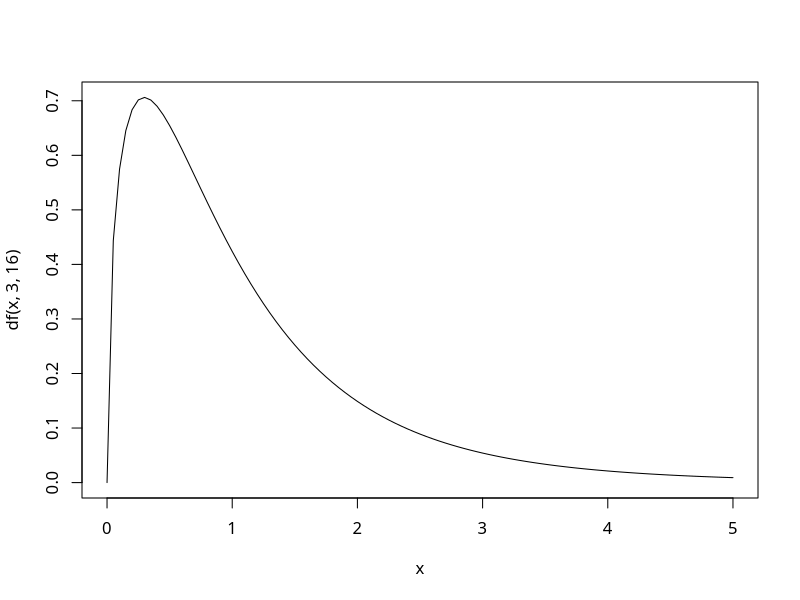
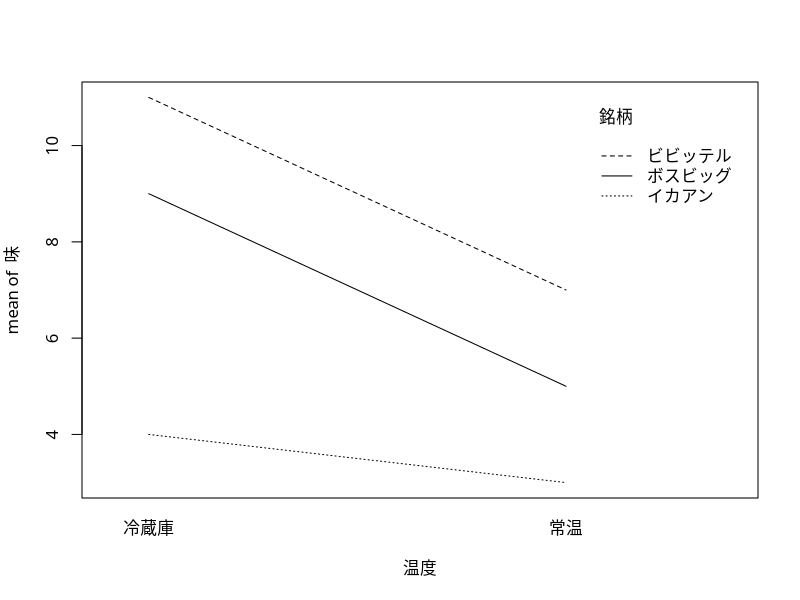
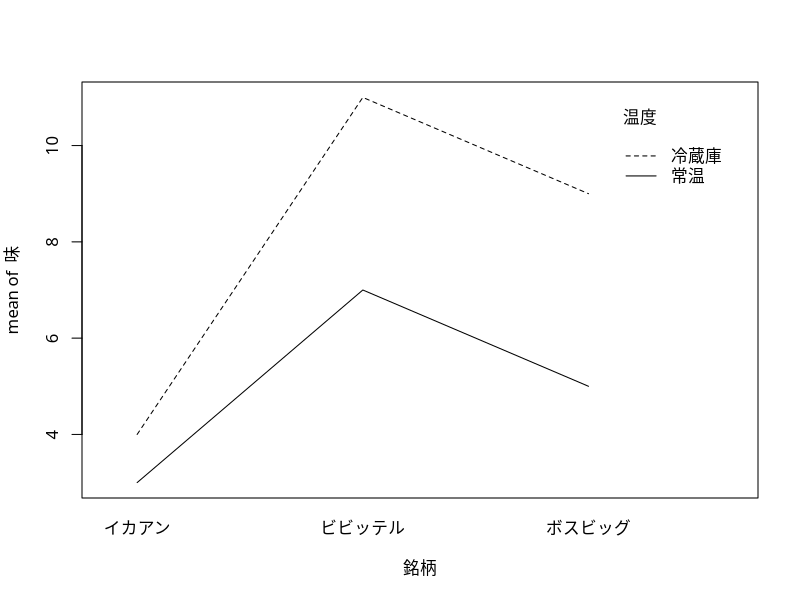

Here is the R script that generated these plots, in order:
par(family= "HiraKakuProN-W3")

# oneway.test: 一元配置分散分析のみ実行可能
# aov: 最も一般的
# anova: 複数のモデルの比較など高度な分析に対応


# 一元配置分散分析(対応なし)
A <- c(15, 9, 18, 14, 18)
B <- c(13, 8, 8, 12, 7)
C <- c(10, 6, 11, 7, 12)
D <- c(10, 7, 3, 5, 7)
統計テスト2 <- c(A, B, C, D)
指導法 <- c(rep("A",5),rep("B",5),rep("C",5),rep("D",5))
指導法2 <- factor(指導法) # 文字型->要因型
oneway.test(統計テスト2~指導法2,var.equal=TRUE) # t検定や分散分析では分散の等質性が満たされていなくても結果にあまり影響しない
summary(aov(統計テスト2~指導法2))
anova(lm(統計テスト2~指導法2))

全データ <- cbind(A, B, C, D)
群平均 <- colMeans(全データ)
全平均 <- mean(全データ)
全平均行列 <- matrix(rep(全平均,20),nrow=5,ncol=4)
群平均行列 <- matrix(rep(群平均,5),nrow=5,ncol=4,byrow=TRUE)
全体 <- 全データ-全平均行列
群間 <- 群平均行列-全平均行列
郡内 <- 全データ-群平均行列
全体平方和 <- sum(全体^2)
群間平方和 <- sum(群間^2)
郡内平方和 <- sum(郡内^2) #全体平方和=群間平方和+郡内平方和
群間自由度 <- ncol(全データ)-1
郡内自由度 <- (nrow(全データ)-1)*ncol(全データ)
全体自由度 <- length(全データ)-1
群間平均平方 <- 群間平方和/群間自由度
郡内平均平方 <- 郡内平方和/郡内自由度
# 全データの不偏分散=全体平方和/全体自由度
F <- 群間平方和/郡内平方和
F

# 多重比較(Tukey法, どの群の間に差があるか)
q <- abs(mean(A)-mean(D))/sqrt(郡内平均平方/nrow(全データ))
# qtukey(下側確率,平均値の数,郡内の自由度):棄却域
qtukey(0.95,4,16)
TukeyHSD(aov(統計テスト2~指導法2))

# F分布
# 分子の自由度3, 分母の自由度16
curve(df(x,3,16),0,5)


# 一元配置分散分析(対応あり)
好意度 <- c(7,8,9,5,6,5,4,7,1,3,8,6,7,2,5)
科目 <- factor(c(rep("線形代数",5),rep("微分積分",5),rep("確率統計",5)))
人 <- factor(rep(c("田中","岸","大引","吉川","荻野"),3))
summary(aov(好意度~科目+人))

全データ <- matrix(好意度,nrow=5,ncol=3)
科目平均 <- colMeans(全データ)
人平均 <- rowMeans(全データ)
全平均 <- mean(全データ)
全平均行列 <- matrix(rep(全平均,15),nrow=5,ncol=3)
科目平均行列 <- matrix(rep(科目平均,5),nrow=5,ncol=3,byrow=TRUE)
人平均行列 <- matrix(rep(人平均,3),nrow=5,ncol=3)
全体 <- 全データ-全平均行列
条件 <- 科目平均行列-全平均行列
個人差 <- 人平均行列-全平均行列
残差 <- 全データ-全平均行列-条件-個人差
全体平方和 <- sum(全体^2)
条件平方和 <- sum(条件^2)
個人差平方和 <- sum(個人差^2)
残差平方和 <- sum(残差^2)


# 二元配置分散分析(対応なし)
味 <- c(6,4,5,3,2,10,8,10,8,9,11,12,12,10,10,5,4,2,2,2,7,6,5,4,3,12,8,5,6,4)
温度 <- factor(c(rep("冷蔵庫",15),rep("常温",15)))
銘柄 <- factor(rep(c(rep("イカアン",5),rep("ボスビッグ",5),rep("ビビッテル",5)),2))
summary(aov(味~温度*銘柄))
summary(aov(味~温度+銘柄+温度:銘柄))
interaction.plot(温度,銘柄,味)
interaction.plot(銘柄,温度,味)